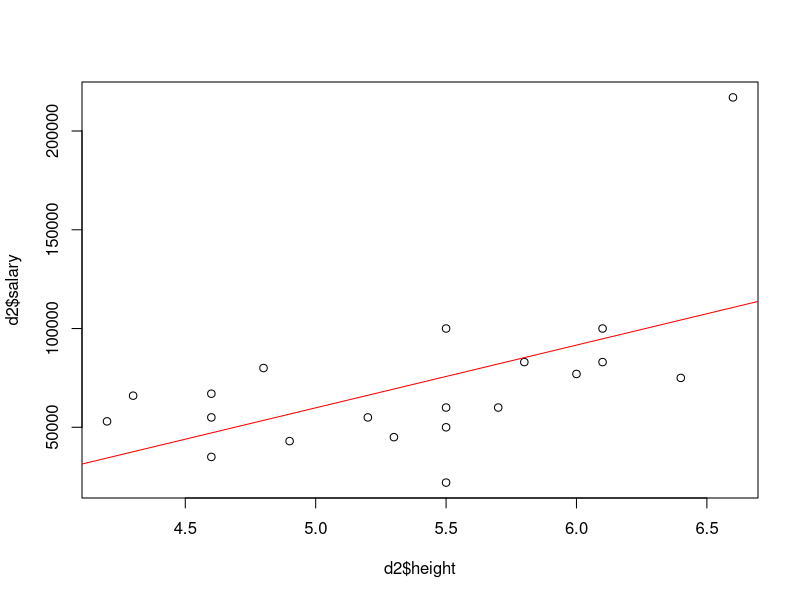
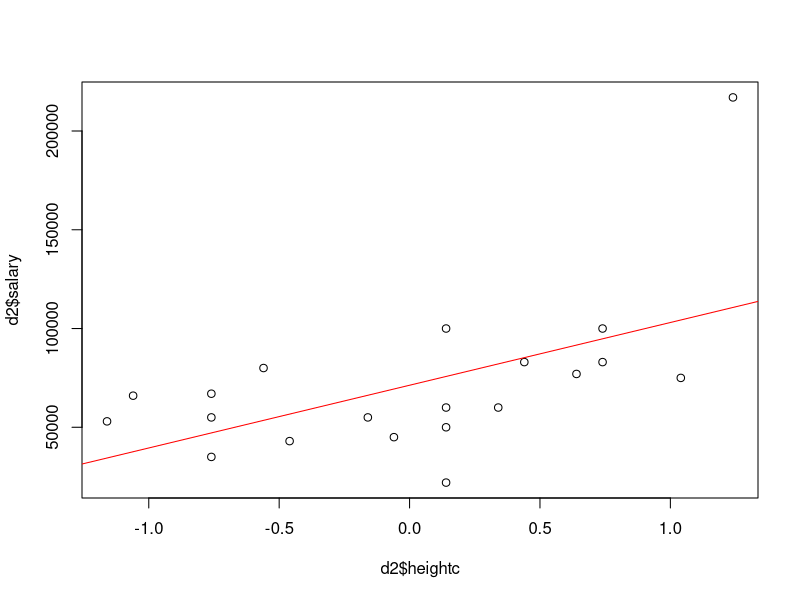
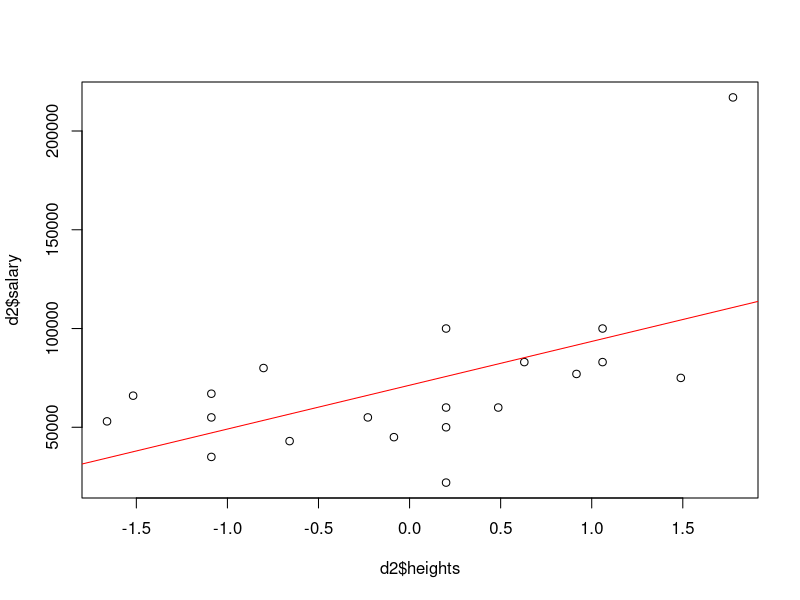
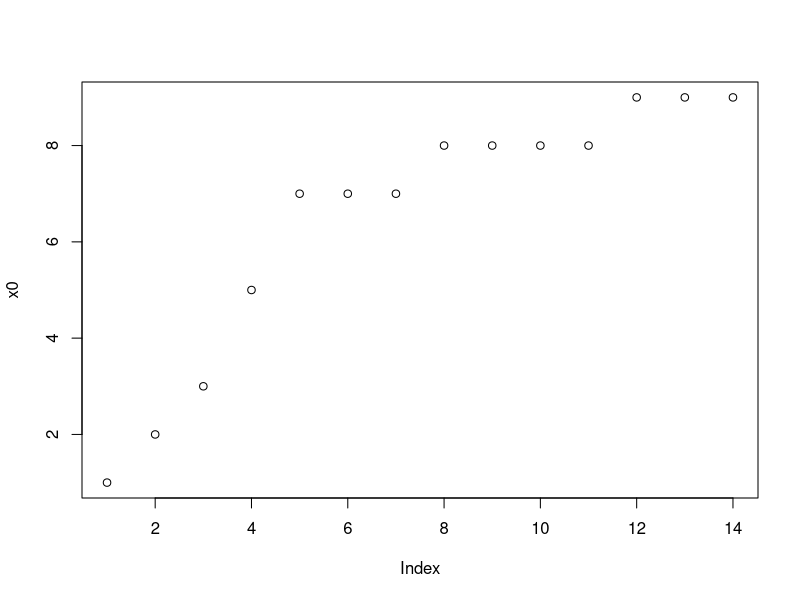
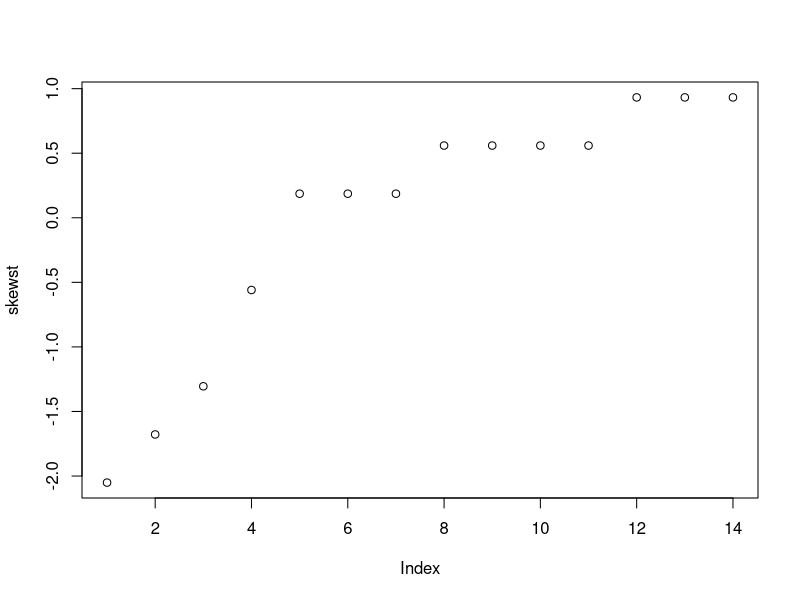
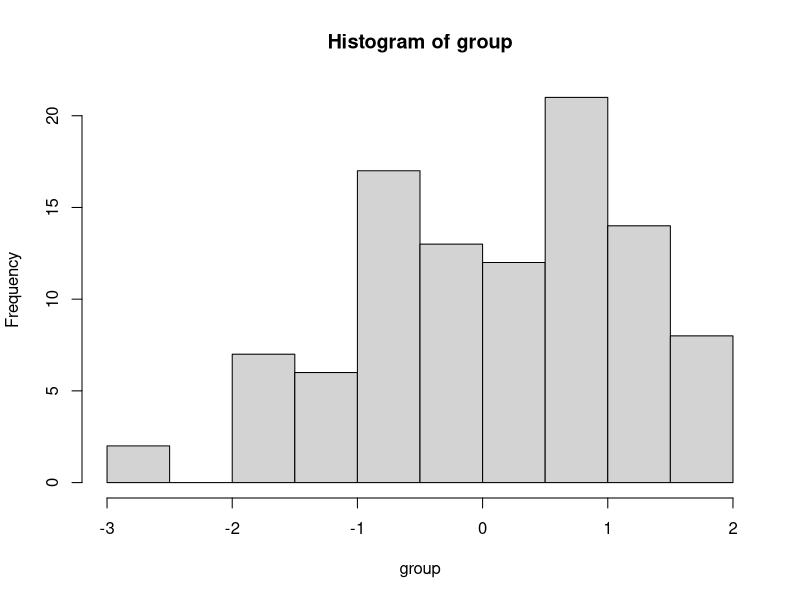
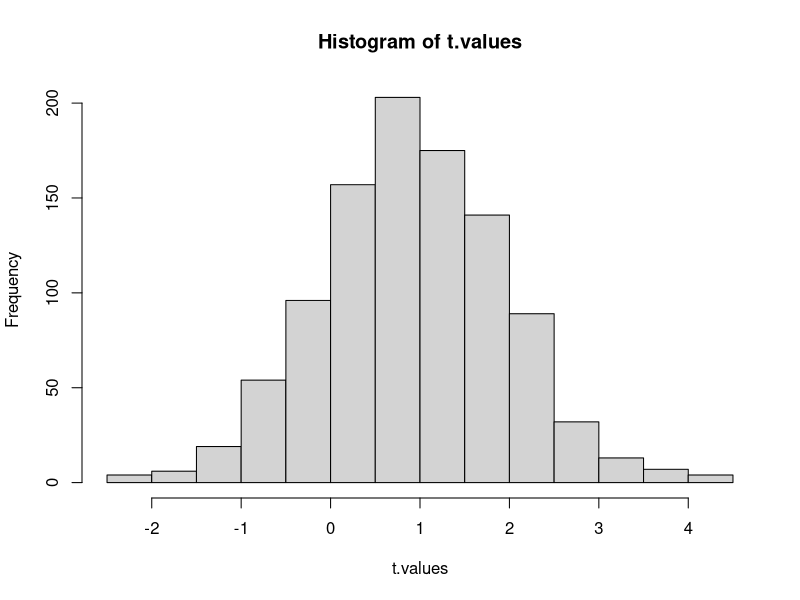

Recreate these plots in R, in order. (Note: this script raises an error after producing the figures.)
## ---- chunk 1
## entering data -- let's say that we want to calculate the average temperature for palo alto.  so on 6 days we observe the temperature

d <- c(80, 76, 81, 72, 68, 76) 

## calculating mean
m <- mean(d)
print(m)

## calculating number of observations
n <- length(d)
print(n)

## calculating standard deviation
sqrt(var(d))

# or

s <- sd(d)
print(s)
## ---- chunk 2
se <- s/ n^.5
print(se)
## ---- chunk 3
## calculating 95% confidence interval
ci95 <- se * 1.96  ## why 1.96? Critical value for 95% CI
print(ci95)

## adding and subtracting it from mean
m - ci95
m + ci95
## ---- chunk 4
## we have a data set with 4 variables
dn <- c(3,4,15,8)
i <- 3
i2 <- 4
i3 <- 15
i4 <- 8

## find mean and standard deviation for calculations
mn <- mean(dn)
print(mn)
sdn <- sd(dn)
print(sdn)
## ---- chunk 5
ic = (i - mn)
print(ic)

i2c = (i2 - mn)
print(i2c)

i3c = (i3 - mn)
print(i3c)

i4c = (i4 - mn)
print(i4c)

## combine values

centered <-c (ic, i2c, i3c, i4c)
print(centered)
## ---- chunk 6
for (i in 1:4)
{
    icf <- dn-mn
}
## ---- chunk 7
mean(icf)
sd(icf)
## ---- chunk 8
is = (i - mn)/sdn
print(is)

for (i in 1:4)
{
    standard <- (dn-mn)/sdn
}

print(standard)
## ---- chunk 9
mean(standard)
sd(standard)
## ---- chunk 10
# setwd
read.csv('dataset_scale.csv')->d2
## ---- chunk 11
summary(d2)
head(d2)
tail(d2)
str(d2$height)
## ---- chunk 12
with(d2,scale(height, center = TRUE, scale = FALSE)) -> d2$heightc
head(d2$heightc)
## ---- chunk 13
with(d2, scale(height, center = TRUE, scale = TRUE)) -> d2$heights
head(d2$heights)
## ---- chunk 14
summary(d2)
sd(d2$heightc)
sd(d2$heights)
## ---- chunk 15
# non normalized
rs1 <- summary(lm(d2$salary~d2$height))
print(rs1)
plot(d2$height,d2$salary)
lines(abline(rs1,col='red'))

# centered
rs2 <- summary(lm(d2$salary~d2$heightc))
print(rs2)
plot(d2$heightc,d2$salary)
lines(abline(rs2,col='red'))

# standardized
rs3 <- summary(lm(d2$salary~d2$heights))
print(rs3)
plot(d2$heights,d2$salary)
lines(abline(rs3,col='red'))
## ---- chunk 16
x0 = c(1:3, 5, 7, 7, 7, 8, 8, 8, 8, 9, 9, 9)
plot(x0)

mean(x0)->msk
print(msk)

sd(x0)->sdsk
print(sdsk)

## load psych library, test for skewness
library(psych)
skew(x0)
## ---- chunk 17
for (i in 1:6)
{
    skewst <- (x0-msk)/sdsk
}

print(skewst)

## now we can see that the mean and SD are at 0 and 1
mean(skewst)
sd(skewst)

## BUT the plot looks exactly the same -- the data is still skewed!
plot(skewst)
skew(skewst)
## ---- chunk 18

## generating random data

group = rnorm(100, mean=0, sd=1)
## ---- chunk 19
hist(group)
## ---- chunk 20
t.test(group)
## ---- chunk 21
samp1 = sample(group, size=10, replace=F)
t.stat = t.test(samp1)$statistic
print(t.stat)
## ---- chunk 22
scores = group
R = 1000                                   
t.values = numeric(R)  

for (i in 1:R) {
groups = sample(scores, size=100, replace=T)
t.values[i] = t.test(groups)$statistic
}
## ---- chunk 23
hist(t.values, breaks=20)
## ---- chunk 24
m <- 5
sd <- 2
n <- 20
error <- qt(0.975,df=n-1)*sd/sqrt(n); print(error)
left <- m-error
right <- m+error
print(left); print(right)
## ---- chunk 25
t <- m + 1.5
t <- m + 1.5; print(t)
tleft <- (left-assumed) / (s/sqrt(n))
tleft <- (left-t) / (s/sqrt(n))
tright <- (right-t) / (s/sqrt(n))
print(tleft); print(tright)
p <- pt(tright, df = n-1)-pt(tleft, df = n-1)
print(p)
## ---- chunk 26
power.t.test(n=n,delta=1.5,sd=sd,sig.level=0.05,
type="one.sample",alternative="two.sided")
## ---- chunk 27
power.t.test(delta=1.5,sd=sd,sig.level=0.05,power=.8,
type="one.sample",alternative="two.sided") #80% power
power.t.test(delta=1.5,sd=sd,sig.level=0.05,power=.9,
type="one.sample",alternative="two.sided") #90% power
